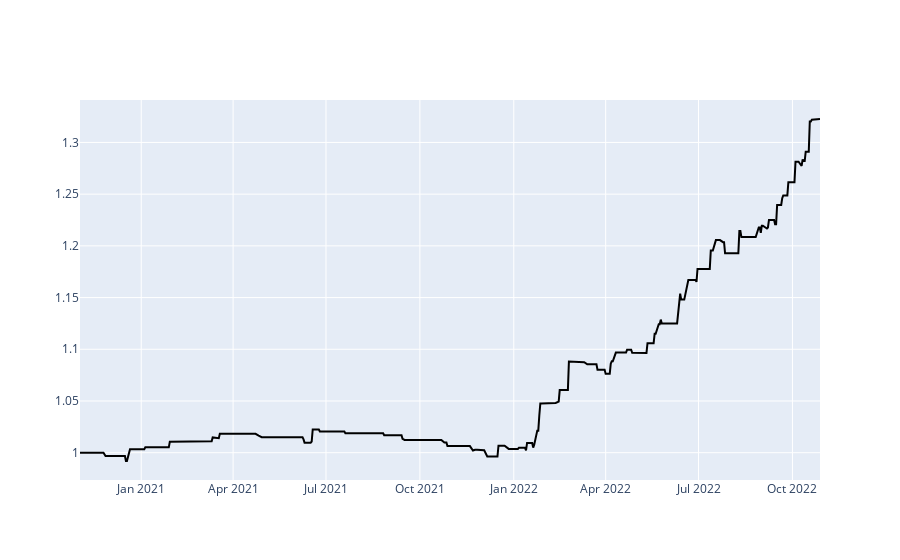

The cell this chart's notebook holds for it:
### Markdown cell above
## Visualize Net Value After Adding Stop Loss and Exponential Weighting

### Code cell
fig =go.Figure()
fig.add_trace(go.Scatter(x = df_rtn['Date'] , y = df_rtn['netvalue'] ,mode = "lines",
                         marker = dict(size = 8 , color = "Black"), name = "Net Value"))
fig.show()

### Figure 1 — Plotly figure (JSON) as saved in the notebook; plotly's stock layout.template omitted (floating-point values rounded to 4 significant figures; data arrays with more than 128 entries replaced by an {"elided": "..."} marker saying what was removed)
{"data": [{"marker": {"color": "Black", "size": 8}, "mode": "lines", "name": "Net Value", "type": "scatter", "x": {"elided": "502 str values"}, "y": {"elided": "502 float values"}}], "layout": {}}
